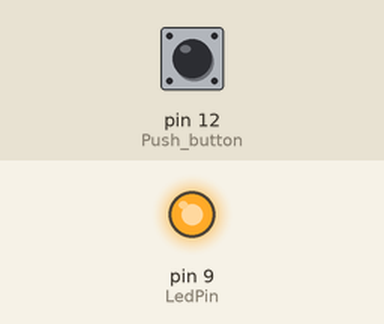
Bench run of a sketch on a simulated Arduino Uno, built with avr-gcc and run on an emulated ATmega328P. Shown: output pins drawn as LEDs (lit = HIGH). The inputs (shaded band) are chosen by the test bench; at power-on: pin 12 (Push_button) HIGH. What the sketch prints to the serial monitor is not drawn.

Above: at 1.2 s.
1.3 s: pin 12 (Push_button) pulled LOW for 0.15 s
At 1.37 s:
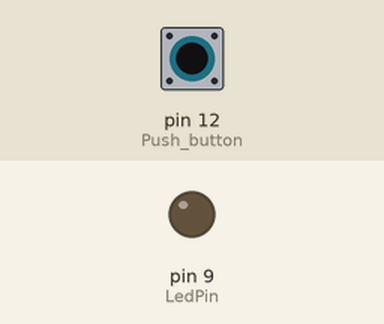
2.9 s: pin 12 (Push_button) pulled LOW for 3.2 s
At 6.5 s:
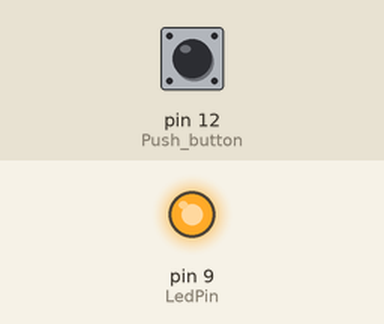
Timing chart, 0 to 8.0 s (numbered marks = the images above; inputs shaded):
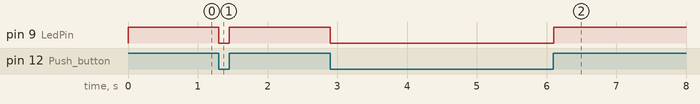

The sketch:

pbl_push_button.ino
```cpp
#define Push_button 12
#define LedPin 9
void setup() {
  Serial.begin(9600);
  pinMode(Push_button,INPUT);
  pinMode(LedPin,OUTPUT);
  digitalWrite(LedPin,LOW);
}

void loop() {
int button_data=digitalRead(Push_button);
Serial.print(button_data);
  if(button_data==0){
    digitalWrite(LedPin,LOW);}
   else{
    digitalWrite(LedPin,HIGH);
    }

}
```

Measured:
- after the input at 1.3 s, pin 9 (LedPin): HIGH → LOW at once, → HIGH 0.15 s later
- after the input at 2.9 s, pin 9 (LedPin): HIGH → LOW at once, → HIGH 3.2 s later
